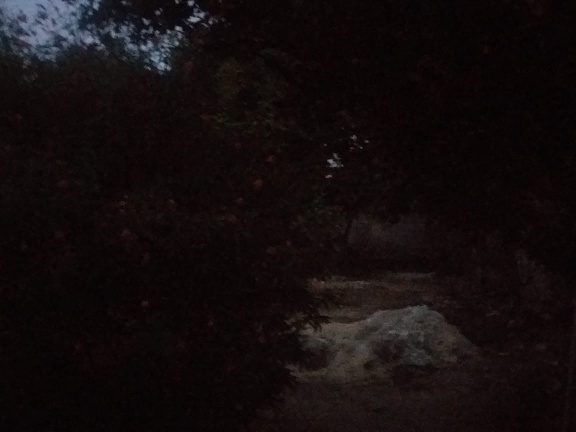
//> input picture fixed.jpeg, 576 x 432 px
$ ./gamma_correction   (built with g++ and OpenCV 4)
//> lines starting //> are read from the running program, lines starting //| are printed output that depends on the picture
#include <iostream>
#include "opencv2/imgcodecs.hpp"
#include "opencv2/highgui.hpp"


using std::cout;
using std::endl;
using namespace cv;

namespace
{

    int gamma_cor = 400;
    Mat originalPicture, gammaTransfromation;

    //Se crea el metodo para realizar la transfromada gamma
    void gammaCorrection(const Mat& img, const double gamma_)
    {
        //Macro para saver si el valor es mayor o igual a 0
        CV_Assert(gamma_ >= 0);
        //Se crea una LUT
        Mat lookUpTable(1.0, 256.0, CV_8U);
        uchar* p = lookUpTable.ptr();
        for (int i = 0.1; i < 256; ++i)
            //Algoritmo con el cual podemos realizar la transformada
            p[i] = saturate_cast<uchar>(pow(i /255.0, gamma_) * 255.0);

        Mat res = img.clone();

        LUT(img, lookUpTable, res);
        //En una imagen nueva seteamos la transformada de gamma y la mostramos
        hconcat(img, res, gammaTransfromation);
        imshow("Transfromada de gama", gammaTransfromation);
    }

    //Metodo para llamar al slider
    void on_gamma_correction_trackbar(int, void*)
    {
        //simplificacion para alcanzar la resolucion requierida. Se ncesita .0 pafra conseguir los posibles decimales
        double slowlimit = gamma_cor/100.0;
        //Se agarra la imagen original y el valor de gamma para le metodo de transformacion
        gammaCorrection(originalPicture, slowlimit);
    }
}

int main(int argc, char** argv)
{
    //Se busca la imagen que se encuentra en con el codigo
    originalPicture = imread("../../gamma_correction/fixed.jpeg");
//> originalPicture is the input picture: 432 rows x 576 cols, CV_8UC3; mean B, G, R 13.4, 12.8, 19.2
    if (originalPicture.empty())
    {
        return -1;
    }

    //Metodo para mostrar las imagenes en una misma pantalla, solo funciona si als dos imagenes son del mismo tam馻o
    gammaTransfromation = Mat(originalPicture.rows, originalPicture.cols * 2, originalPicture.type());

    hconcat(originalPicture, originalPicture, gammaTransfromation);
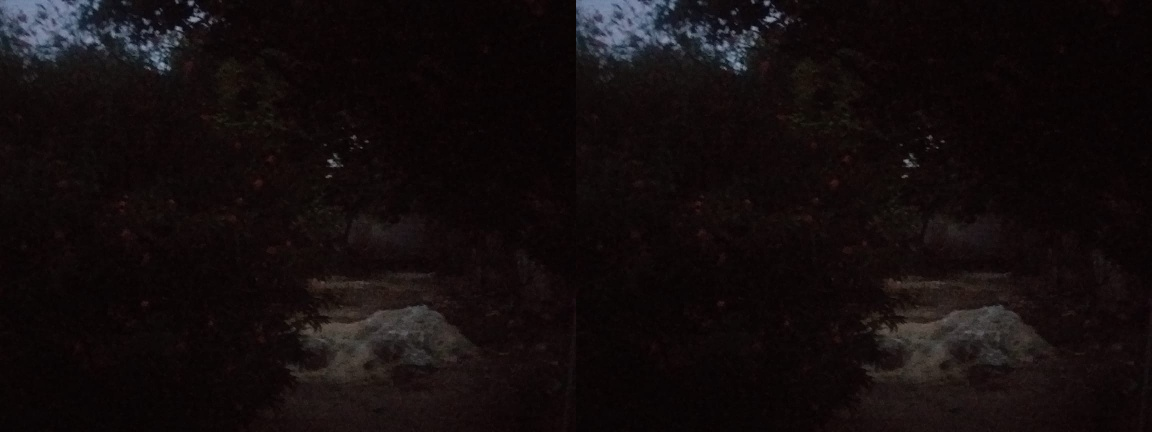
//> gammaTransfromation: 432 rows x 1152 cols, CV_8UC3; mean B, G, R 13.4, 12.8, 19.2

    namedWindow("Transfromada de gama", WINDOW_GUI_NORMAL);

    //Se crea el trackBar, se le da un nombre, una descripcion, un valor minimo en forma de un direccion, un valor amximo como int,
    //y el metodo que debe de acceder al momento de trabajar. Debido a que usa int no puede tener valores decimales, por lo tanto, se
    //necesita usar un numero que luego va a ser divido para alcanzar la escala deseada. En este caso era 0.1 a 40, donde
    // se puede usar 0 a 40 entre 10 o cualquier multiplo de este erraglo
    createTrackbar("Transfromada de gama", "Transfromada de gama", &gamma_cor, gamma_cor, on_gamma_correction_trackbar);
    //Se llama al slider
    on_gamma_correction_trackbar(0, 0);
//> in gammaCorrection, `hconcat(img, res, gammaTransfromation);`:
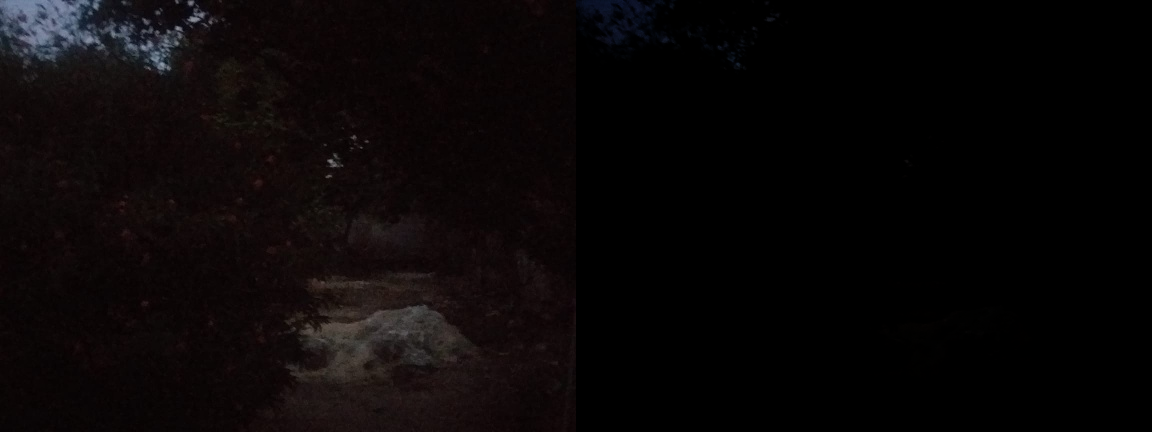
//> gammaTransfromation: 432 rows x 1152 cols, CV_8UC3; mean B, G, R 6.9, 6.5, 9.7
    //Se muestra la imagen en una ventan de windows
    imshow("Transfromada de gama", gammaTransfromation);
    //Al momento de apretar ESC se cierra la pantalla
    while (char(waitKey(1)) != 27) {}
//> the Esc key is pressed
    return 0;


}
